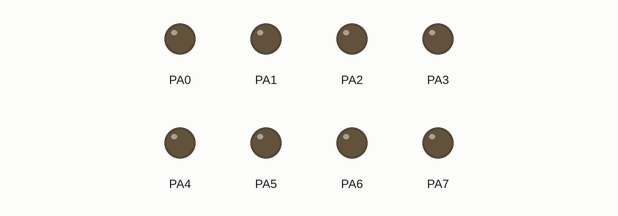
Simulated run of this program. Board: ATmega32, built with avr-gcc and emulated at 8 MHz. Shown: output pins drawn as LEDs (lit = HIGH).

Above: at 0.8 s.
Timing chart, 0 to 2.3 s (numbered marks = the images above):
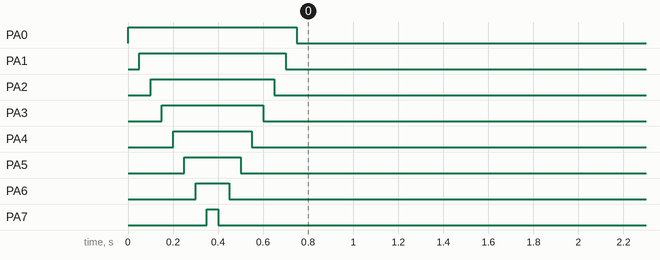

Measured:
- by itself, PA0: LOW → HIGH at 0.00 s, → LOW 0.75 s later
- by itself, PA1: LOW → HIGH at 0.05 s, → LOW 0.65 s later
- by itself, PA2: LOW → HIGH at 0.10 s, → LOW 0.55 s later
- by itself, PA3: LOW → HIGH at 0.15 s, → LOW 0.45 s later
- by itself, PA4: LOW → HIGH at 0.20 s, → LOW 0.35 s later
- by itself, PA5: LOW → HIGH at 0.25 s, → LOW 0.25 s later
- by itself, PA6: LOW → HIGH at 0.30 s, → LOW 0.15 s later
- by itself, PA7: LOW → HIGH at 0.35 s, → LOW 0.05 s later

The program:

main.c
```c
/*
 * Unit7_Section1.c
 *
 * Created: 23/02/2024 02:34:35 م
 * Author : Fawzy Bashandy
 */
#define F_CPU 8000000ul
#include "Bit_Math.h"
#include "IO.h"
#include <util/delay.h>
void GPIO_Init();

int main(void)
{
	GPIO_Init();
    while (1)
   {
		for(unsigned char i = 0 ; i<8 ;i++)
		{
			setBit(PORTA,i);
			_delay_ms(50);
		}
		for(unsigned char j =7 ; j>=0 ; j--)
		{
			clearBit(PORTA,j);
			_delay_ms(50);
		}
    }
}
void GPIO_Init()
{
	setBits(DDRA,0,0xFF);//Set all port a as output
}
```

IO.h
```c
/*
 * IO.h
 *
 * Created: 23/02/2024 02:52:41 م
 *  Author: Fawzy Bashandy
 */


#ifndef IO_H_
#define IO_H_

#define IO_BASE 0x20
#define SFIOR       *((volatile unsigned char *)(IO_BASE + 0x30))

/************************************************************************/
/*	                     PORTA Registers                                */
/************************************************************************/
#define PORTA       *((volatile unsigned char *)(IO_BASE + 0x1B))
#define DDRA        *((volatile unsigned char *)(IO_BASE + 0x1A))
#define PINA        *((volatile unsigned char *)(IO_BASE + 0x19))


#endif /* IO_H_ */
```

Bit_Math.h
```c
/*
 * Bit_Math.h
 *
 * Created: 23/02/2024 02:42:50 م
 *  Author: Fawzy Bashandy
 */


#ifndef BIT_MATH_H_
#define BIT_MATH_H_

#define setBit(reg , bitNum)			(reg |= (1 << bitNum))
#define setBits(reg , bitNum , val)	(reg |= (val << bitNum))
#define clearBit(reg , bitNum)			(reg &= ~(1 << bitNum))
#define toggleBit(reg , bitNum)			(reg ^= (1 << bitNum))
#define readBit(reg , bitNum)			((reg >> bitNum)&1)


#endif /* BIT_MATH_H_ */
```
